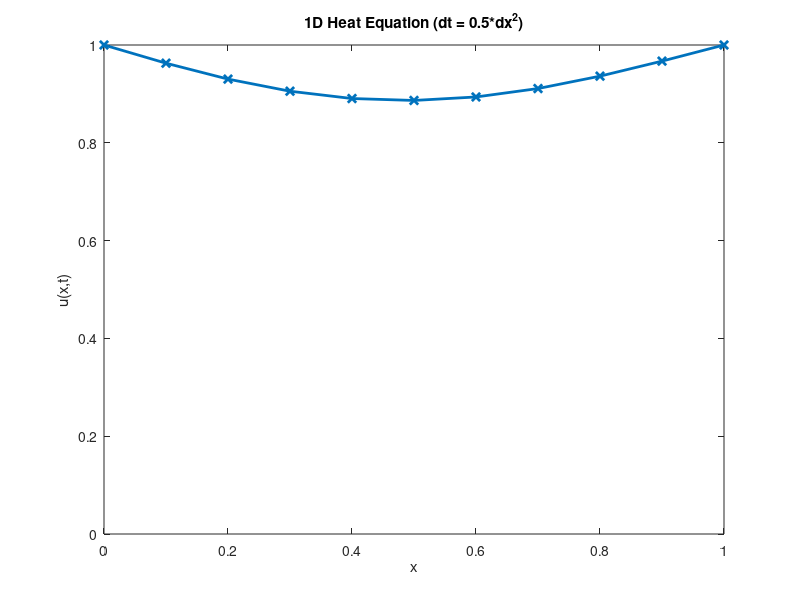

Recreate this plot in MATLAB.
clear all;

% Parameters:
J = 10;
JP1 = J + 1;
L = 1.0;
dx = L / (JP1 - 1);
dt = 0.5*dx^2;
TF = 0.07;
nu = dt / dx^2;
% Initial condition:
for j=1:JP1
    x(j) = (j-1)*dx;
    if (x(j) == 1/2) 
        un(j) = 2.0;
    else
        un(j) = 1.0;
    end
end


% Time loop
t = 0.0;
while (t < TF)
    % Adjust time step if needed
    if (TF - 1.e-10 - t) < dt
        dt = TF - t;
        nu = dt / dx^2; 
    end
    
    fprintf('\nTime interval: [');
    fprintf(' %d ', t);
    fprintf(',');
    fprintf(' %d ', t + dt);
    fprintf(']\n');

        
    % Boundary points
    u(1) = 1.0;
    u(JP1) = 1.0;

    
    % Interior points 
    for j=2:JP1-1
       u(j) = nu/(1+2*nu) * (un(j-1) + un(j+1) + u(j-1) + u(j+1)) ...
           + (1-2*nu)/(1+2*nu) * un(j);
   
    end
        
 
    
    

    
    % Update solution
    un = u;
    
    
    t = t + dt;
    
end

figure(1);
plot(x, u, '-x', 'LineWidth', 2);
axis([0 1 0 1]);
xlabel('x');
ylabel('u(x,t)');
title('1D Heat Equation (dt = 0.5*dx^2)');